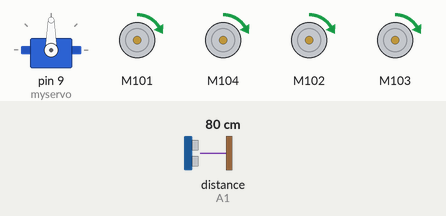
A sketch run on a simulated Arduino Uno, built with avr-gcc and run on an emulated ATmega328P. Parts: servo, 4 × DC motor (green arrow = forward, orange = backward, longer = faster). Wiring (inferred from the names in the program): ultrasonic range finder: trigger A2; echo A1. Inputs (shaded band) come from the test bench; at power-on: distance to the obstacle (sensor on A1) 80 cm. The echo pulse lasts 58.3 µs per cm.

Above: at 1.2 s.
1.3 s: distance to the obstacle (sensor on A1) set to 33 cm
2.8 s: distance to the obstacle (sensor on A1) set to 29 cm
At 3.26 s:
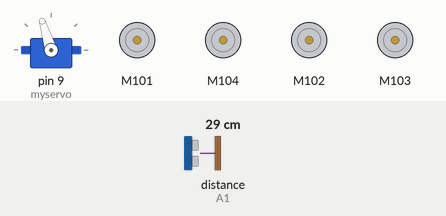
At 3.86 s:
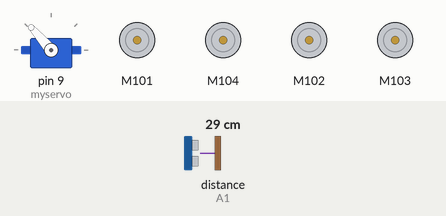
Timing chart, 0 to 14.8 s (numbered marks = the images above; inputs shaded):
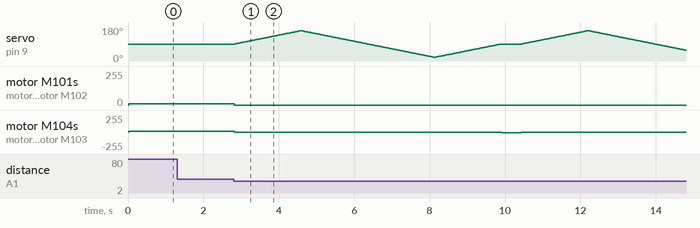

The sketch:

Dogo.ino
```cpp
//biblioteki

#include <MotorDriver.h>
#include <Servo.h>

// chuj wie jak to nazwac

Servo myservo;
MotorDriver silnik;

// define'y

#define TYLNY_PRAWY 1
#define TYLNY_LEWY 4
#define PRZEDNI_PRAWY 2
#define PRZEDNI_LEWY 3
#define LEWY_PIR_PIN A4
#define PRAWY_PIR_PIN A3

// zmienne globalne
const int trigPin = A2;
const int echoPin = A1;
long duration;
int distance;
int pozycja_serwa = 0;
long czas = 0;
int lewy_pir = 0;
int prawy_pir = 0;
int tryb = 0;

//funkcje head

void skret_prawo();
void skret_lewo();
int pomiar_odleglosci ();
int serwo_prawo();
int serwo_lewo();

void setup() {
  pinMode(trigPin, OUTPUT);
  pinMode(echoPin, INPUT);
  pinMode(LEWY_PIR_PIN, INPUT);
  pinMode(PRAWY_PIR_PIN, INPUT);

  attachInterrupt(digitalPinToInterrupt(PRAWY_PIR_PIN), prawy_pir_f, RISING);
  attachInterrupt(digitalPinToInterrupt(LEWY_PIR_PIN), lewy_pir_f, RISING);

  Serial.begin(9600);
  myservo.attach(9);
}

void loop() {
  pozycja_serwa = 90; // pozycja 0
  myservo.write(pozycja_serwa);

  if ((prawy_pir == 1) || (lewy_pir == 1))
  {
    tryb = 1;
  }
  else
{
  tryb = 0;
}

switch (tryb)
  {
    case 0: //obstacle avoiding
      {
        int odleglosc_aktualna = pomiar_odleglosci();

        if (odleglosc_aktualna > 30)
        {
          silnik.motor(TYLNY_PRAWY, FORWARD, 10);
          silnik.motor(TYLNY_LEWY, FORWARD, 10);
          silnik.motor(PRZEDNI_PRAWY, FORWARD, 10);
          silnik.motor(PRZEDNI_LEWY, FORWARD, 10);
        }
        else
        {
          silnik.motor(TYLNY_PRAWY, FORWARD, 0);
          silnik.motor(TYLNY_LEWY, FORWARD, 0);
          silnik.motor(PRZEDNI_PRAWY, FORWARD, 0);
          silnik.motor(PRZEDNI_LEWY, FORWARD, 0);

          int odleglosc_prawo = serwo_lewo();
          int odleglosc_lewo = serwo_prawo();

          if (odleglosc_prawo >= odleglosc_lewo)
          {
            skret_prawo();
          }
          else
          {
            skret_lewo();
          }
        }
        break;
      }//koniec case

    case 1: //dogo
      {
        if ((prawy_pir == 1) && (lewy_pir == 1))
        {
          silnik.motor(TYLNY_PRAWY, FORWARD, 10);
          silnik.motor(TYLNY_LEWY, FORWARD, 10);
          silnik.motor(PRZEDNI_PRAWY, FORWARD, 10);
          silnik.motor(PRZEDNI_LEWY, FORWARD, 10);
        }
        else if ((prawy_pir == 1) && (lewy_pir == 0))
        {
          silnik.motor(TYLNY_LEWY, FORWARD, 10);
          silnik.motor(PRZEDNI_LEWY, FORWARD, 10);
        }
        else if ((prawy_pir == 0) && (lewy_pir == 1))
        {
          silnik.motor(TYLNY_PRAWY, FORWARD, 10);
          silnik.motor(PRZEDNI_PRAWY, FORWARD, 10);
        }
        prawy_pir = 0;
        lewy_pir = 0;
        break;
      }//koniec case
  }//koniec switch

  delay(10);
}

//funkcje body
int pomiar_odleglosci ()
{
  digitalWrite(trigPin, LOW);
  delayMicroseconds(2);
  digitalWrite(trigPin, HIGH);
  delayMicroseconds(10);
  digitalWrite(trigPin, LOW);
  duration = pulseIn(echoPin, HIGH);
  distance = duration * 0.034 / 2;
  return distance;
}

int serwo_lewo()
{
  for (pozycja_serwa = 90; pozycja_serwa <= 160; pozycja_serwa++)
  {
    myservo.write(pozycja_serwa);
    delay(25);
  }

  int odleglosc_aktualna = pomiar_odleglosci();
  return odleglosc_aktualna;
}

int serwo_prawo()
{
  for (pozycja_serwa = 160; pozycja_serwa >= 20; pozycja_serwa--)
  {
    myservo.write(pozycja_serwa);
    delay(25);
  }

  int odleglosc_aktualna = pomiar_odleglosci();

  //powrot do pozycji 0
  for (pozycja_serwa = 20; pozycja_serwa <= 90; pozycja_serwa++)
  {
    myservo.write(pozycja_serwa);
    delay(25);
  }

  return odleglosc_aktualna;
}

void skret_lewo()
{
  silnik.motor(TYLNY_PRAWY, BACKWARD, 10);
  silnik.motor(PRZEDNI_PRAWY, BACKWARD, 10);
  delay(500);
}

void skret_prawo()
{
  silnik.motor(TYLNY_LEWY, BACKWARD, 10);
  silnik.motor(PRZEDNI_LEWY, BACKWARD, 10);
  delay(500);
}

void lewy_pir_f()
{
  lewy_pir = 1;
}

void prawy_pir_f()
{
  prawy_pir = 1;
}
```

Measured:
- the behaviour switches between 32 and 31 cm on distance to the obstacle (sensor on A1) (found by bisection; images 0 and 1)
- after the input at 1.3 s, every drawn part: stays the same
